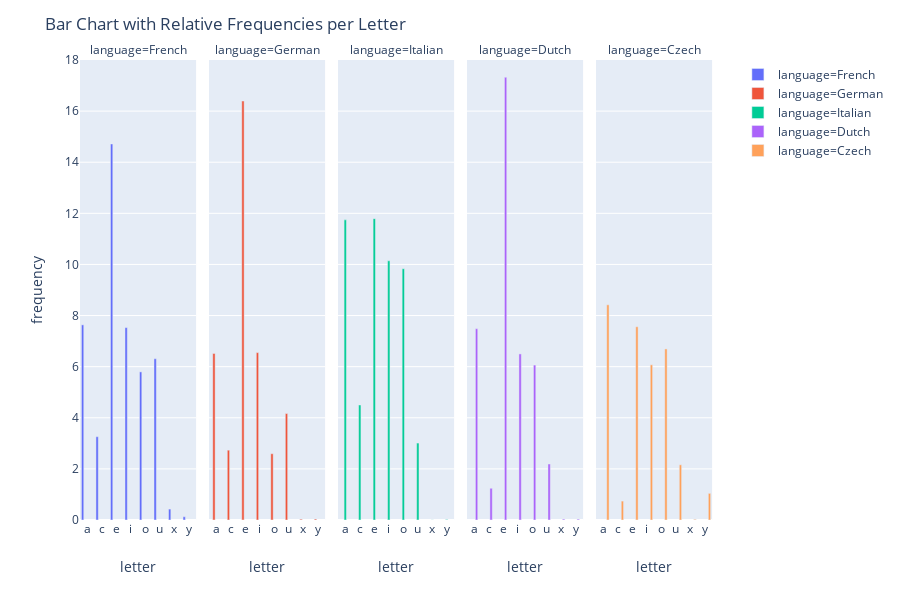

This figure's notebook cell:
### Code cell
# show a partial fingerprint for several languages - to see that immediately a meaningful difference emerges
fig = px.bar(df[(df['language'].isin(  ['French','German','Dutch','Czech','Italian'])) & (df['letter'].isin(['a','e','i','o','u','y','c','x']))] 
             , x="letter", y="frequency"
             , range_y=[0,18]
             , color="language"
             , barmode="group"
             , facet_col="language"
            )

fig.update_layout(
    title=go.layout.Title(
        text="Bar Chart with Relative Frequencies per Letter"
    ))
fig.show()

### Figure 1 — Plotly figure (JSON) as saved in the notebook; plotly's stock layout.template omitted (floating-point values rounded to 4 significant figures)
{"data": [{"alignmentgroup": "True", "hoverlabel": {"namelength": 0}, "hovertemplate": "language=French<br>letter=%{x}<br>frequency=%{y}", "legendgroup": "language=French", "marker": {"color": "#636efa"}, "name": "language=French", "offsetgroup": "language=French", "orientation": "v", "showlegend": true, "textposition": "auto", "type": "bar", "x": ["a", "c", "e", "i", "o", "u", "x", "y"], "xaxis": "x", "y": [7.636, 3.26, 14.71, 7.529, 5.796, 6.311, 0.427, 0.128], "yaxis": "y"}, {"alignmentgroup": "True", "hoverlabel": {"namelength": 0}, "hovertemplate": "language=German<br>letter=%{x}<br>frequency=%{y}", "legendgroup": "language=German", "marker": {"color": "#EF553B"}, "name": "language=German", "offsetgroup": "language=German", "orientation": "v", "showlegend": true, "textposition": "auto", "type": "bar", "x": ["a", "c", "e", "i", "o", "u", "x", "y"], "xaxis": "x2", "y": [6.516, 2.732, 16.4, 6.55, 2.594, 4.166, 0.034, 0.039], "yaxis": "y2"}, {"alignmentgroup": "True", "hoverlabel": {"namelength": 0}, "hovertemplate": "language=Italian<br>letter=%{x}<br>frequency=%{y}", "legendgroup": "language=Italian", "marker": {"color": "#00cc96"}, "name": "language=Italian", "offsetgroup": "language=Italian", "orientation": "v", "showlegend": true, "textposition": "auto", "type": "bar", "x": ["a", "c", "e", "i", "o", "u", "x", "y"], "xaxis": "x3", "y": [11.74, 4.501, 11.79, 10.14, 9.832, 3.011, 0.003, 0.02], "yaxis": "y3"}, {"alignmentgroup": "True", "hoverlabel": {"namelength": 0}, "hovertemplate": "language=Dutch<br>letter=%{x}<br>frequency=%{y}", "legendgroup": "language=Dutch", "marker": {"color": "#ab63fa"}, "name": "language=Dutch", "offsetgroup": "language=Dutch", "orientation": "v", "showlegend": true, "textposition": "auto", "type": "bar", "x": ["a", "c", "e", "i", "o", "u", "x", "y"], "xaxis": "x4", "y": [7.486, 1.242, 17.32, 6.499, 6.063, 2.192, 0.036, 0.035], "yaxis": "y4"}, {"alignmentgroup": "True", "hoverlabel": {"namelength": 0}, "hovertemplate": "language=Czech<br>letter=%{x}<br>frequency=%{y}", "legendgroup": "language=Czech", "marker": {"color": "#FFA15A"}, "name": "language=Czech", "offsetgroup": "language=Czech", "orientation": "v", "showlegend": true, "textposition": "auto", "type": "bar", "x": ["a", "c", "e", "i", "o", "u", "x", "y"], "xaxis": "x5", "y": [8.421, 0.74, 7.562, 6.073, 6.695, 2.16, 0.027, 1.043], "yaxis": "y5"}], "layout": {"annotations": [{"font": {}, "showarrow": false, "text": "language=French", "x": 0.09, "xanchor": "center", "xref": "paper", "y": 1, "yanchor": "bottom", "yref": "paper"}, {"font": {}, "showarrow": false, "text": "language=German", "x": 0.29, "xanchor": "center", "xref": "paper", "y": 1, "yanchor": "bottom", "yref": "paper"}, {"font": {}, "showarrow": false, "text": "language=Italian", "x": 0.49, "xanchor": "center", "xref": "paper", "y": 1, "yanchor": "bottom", "yref": "paper"}, {"font": {}, "showarrow": false, "text": "language=Dutch", "x": 0.69, "xanchor": "center", "xref": "paper", "y": 1, "yanchor": "bottom", "yref": "paper"}, {"font": {}, "showarrow": false, "text": "language=Czech", "x": 0.89, "xanchor": "center", "xref": "paper", "y": 1, "yanchor": "bottom", "yref": "paper"}], "barmode": "group", "height": 600, "legend": {"tracegroupgap": 0}, "margin": {"t": 60}, "title": {"text": "Bar Chart with Relative Frequencies per Letter"}, "xaxis": {"anchor": "y", "domain": [0, 0.18], "title": {"text": "letter"}}, "xaxis2": {"anchor": "y2", "domain": [0.2, 0.38], "matches": "x", "title": {"text": "letter"}}, "xaxis3": {"anchor": "y3", "domain": [0.4, 0.58], "matches": "x", "title": {"text": "letter"}}, "xaxis4": {"anchor": "y4", "domain": [0.6, 0.78], "matches": "x", "title": {"text": "letter"}}, "xaxis5": {"anchor": "y5", "domain": [0.8, 0.98], "matches": "x", "title": {"text": "letter"}}, "yaxis": {"anchor": "x", "domain": [0, 1], "range": [0, 18], "title": {"text": "frequency"}}, "yaxis2": {"anchor": "x2", "domain": [0, 1], "matches": "y", "showticklabels": false}, "yaxis3": {"anchor": "x3", "domain": [0, 1], "matches": "y", "showticklabels": false}, "yaxis4": {"anchor": "x4", "domain": [0, 1], "matches": "y", "showticklabels": false}, "yaxis5": {"anchor": "x5", "domain": [0, 1], "matches": "y", "showticklabels": false}}}
